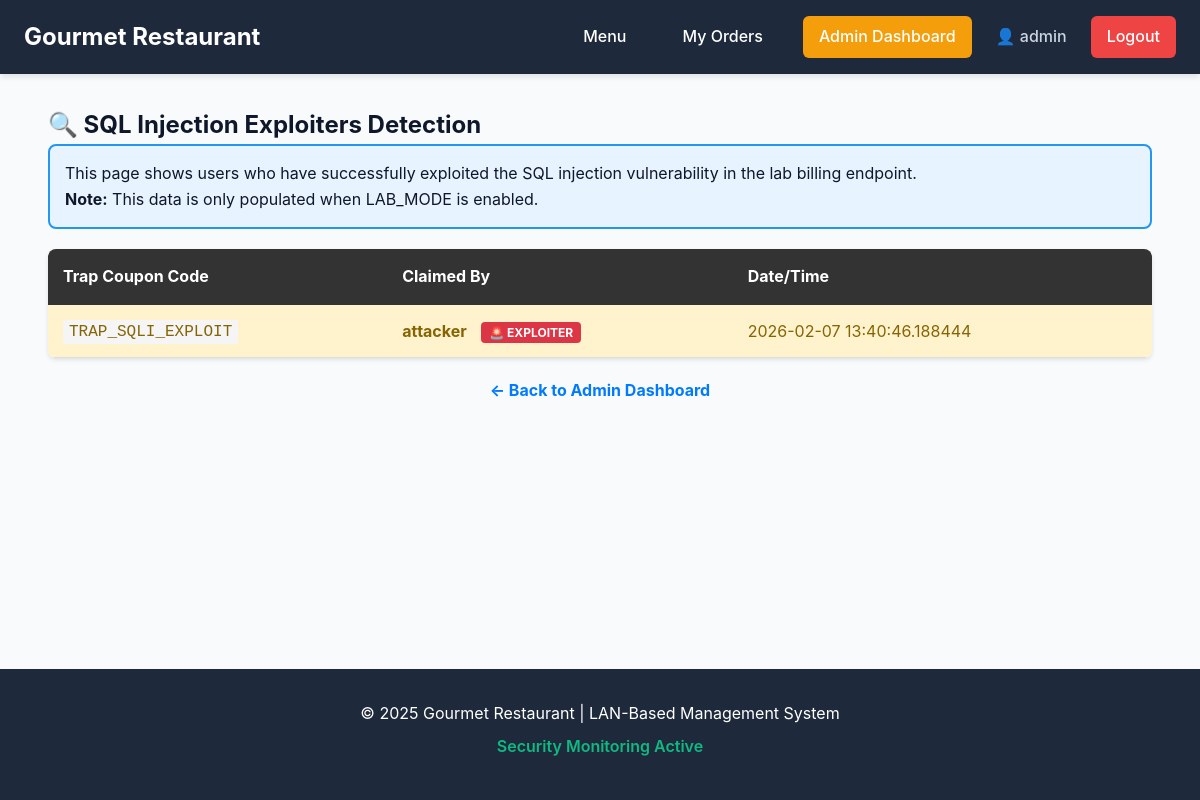
The app's page /admin/exploiters (signed in) with its own data.
### tables this page shows
CREATE TABLE secret_coupons (
            id INTEGER PRIMARY KEY AUTOINCREMENT,
            coupon_code TEXT UNIQUE NOT NULL,
            discount_percentage INTEGER DEFAULT 50,
            is_trap INTEGER DEFAULT 1,
            claimed_by TEXT,
            claimed_at TIMESTAMP,
            created_at TIMESTAMP DEFAULT CURRENT_TIMESTAMP
        );

### restaurant-app/app.py (the view)
@app.route('/admin/exploiters')
@admin_required
def admin_exploiters():
    conn = get_db()
    cursor = conn.cursor()
    cursor.execute(
        "SELECT coupon_code, claimed_by, claimed_at FROM secret_coupons WHERE is_trap = 1 AND claimed_by IS NOT NULL"
    )
    exploiters = cursor.fetchall()
    conn.close()
    log_access('VIEW_EXPLOITER_LOGS', session['username'])
    return render_template('admin_exploiters.html', exploiters=exploiters)

### restaurant-app/app.py (called while the page is built)
def get_db():
    conn = sqlite3.connect(DATABASE)
    conn.row_factory = sqlite3.Row
    return conn

def log_access(action, username=None, details=None):
    ip = request.remote_addr
    msg = f"IP: {ip} | Action: {action}"
    if username:
        msg += f" | User: {username}"
    if details:
        msg += f" | Details: {details}"
    access_logger.info(msg)

def admin_required(f):
    @wraps(f)
    def decorated_function(*args, **kwargs):
        if 'username' not in session:
            log_alert('UNAUTHORIZED_ACCESS', f'Attempted to access {request.path} without login')
            return redirect(url_for('login'))
        conn = get_db()
        cursor = conn.cursor()
        cursor.execute("SELECT role FROM users WHERE username = ?", (session['username'],))
        user = cursor.fetchone()
        conn.close()
        if not user or user['role'] != 'admin':
            log_alert('PRIVILEGE_ESCALATION', f"User {session['username']} attempted to access admin area")
            flash('Unauthorized access. This incident has been logged.', 'error')
            return redirect(url_for('menu'))
        return f(*args, **kwargs)
    return decorated_function

### restaurant-app/templates/admin_exploiters.html (shortened to what this page needs)
{% extends "base.html" %}
{% block content %}
<div class="container">
    <div class="section">
        <h2>🔍 SQL Injection Exploiters Detection</h2>
        <div class="info-box">
            <p>This page shows users who have successfully exploited the SQL injection vulnerability in the lab billing endpoint.</p>
            <p><strong>Note:</strong> This data is only populated when LAB_MODE is enabled.</p>
        </div>
        {% if exploiters %}
        <table class="admin-table">
            <thead>
                <tr>
                    <th>Trap Coupon Code</th>
                    <th>Claimed By</th>
                    <th>Date/Time</th>
                </tr>
            </thead>
            <tbody>
                {% for exploiter in exploiters %}
                <tr class="alert-row">
                    <td><code>{{ exploiter['coupon_code'] }}</code></td>
                    <td>
                        <strong>{{ exploiter['claimed_by'] }}</strong>
                        <span class="alert-badge">🚨 EXPLOITER</span>
                    </td>
                    <td>{{ exploiter['claimed_at'] or 'Unknown' }}</td>
                </tr>
                {% endfor %}
            </tbody>
        </table>
        {% else %}
        <div class="no-data">
            <p>✅ No SQL injection exploiters detected yet.</p>
        </div>
        {% endif %}
        <div class="back-nav">
            <a href="{{ url_for('admin_dashboard') }}" class="btn-link">← Back to Admin Dashboard</a>
        </div>
    </div>
</div>
{% endblock %}

### restaurant-app/static/css/style.css (style rules this page uses)
* { margin: 0; padding: 0; box-sizing: border-box; }
:root { --primary-color: #2563eb; --primary-dark: #1e40af; --primary-light: #3b82f6; --secondary-color: #64748b; --success-color: #10b981; --warning-color: #f59e0b; --danger-color: #ef4444; --dark-bg: #1e293b; --light-bg: #f8fafc; --card-bg: #ffffff; --border-color: #e2e8f0; --text-primary: #0f172a; --text-secondary: #64748b; --login-bg-main: #0B0B0B; --login-card-bg: #141414; --login-primary-btn: #D4AF37; --login-primary-btn-hover: #C9A227; --login-text-main: #FFFFFF; --login-text-muted: #B5B5B5; --login-input-bg: #1E1E1E; --login-input-border: #2F2F2F; --login-placeholder: #7A7A7A; --menu-bg-main: #0B0B0B; --menu-bg-section: #121212; --menu-card-bg: #161616; --gold-primary: #D4AF37; --gold-soft: #C9A227; --gold-muted: rgba(212, 175, 55, 0.35); --text-heading: #FFFFFF; --text-item: #EDEDED; --text-desc: #A8A8A8; --text-price: #D4AF37; --divider-line: rgba(255, 255, 255, 0.08); --card-border: rgba(212, 175, 55, 0.25); --hover-bg: #1E1E1E; --btn-bg: #D4AF37; --btn-text: #0B0B0B; --btn-hover-bg: #C9A227; --orders-bg-main: #0B0B0B; --orders-card-bg: #141414; --orders-shadow: rgba(0, 0, 0, 0.6); --orders-title: #FFFFFF; --orders-subtitle: #9A9A9A; --table-header-bg: #1C1F2E; --table-header-text: #FFFFFF; --table-row-bg: transparent; --table-row-hover: #1E1E1E; --table-row-border: rgba(255, 255, 255, 0.08); --table-text-main: #EDEDED; --table-text-muted: #B0B0B0; --table-time-text: #CFCFCF; --spacing-xs: 0.25rem; --spacing-sm: 0.5rem; --spacing-md: 1rem; --spacing-lg: 1.5rem; --spacing-xl: 2rem; --radius-sm: 0.375rem; --radius-md: 0.5rem; --radius-lg: 0.75rem; --shadow-sm: 0 1px 2px 0 rgba(0, 0, 0, 0.05); --shadow-md: 0 4px 6px -1px rgba(0, 0, 0, 0.1); --shadow-lg: 0 10px 15px -3px rgba(0, 0, 0, 0.1); }
body { font-family: -apple-system, BlinkMacSystemFont, 'Segoe UI', Roboto, 'Helvetica Neue', Arial, sans-serif; line-height: 1.6; color: var(--text-primary); background-color: var(--light-bg); min-height: 100vh; display: flex; flex-direction: column; }
.container { max-width: 1200px; margin: 0 auto; padding: 0 var(--spacing-lg); }
table { width: 100%; border-collapse: collapse; background-color: var(--orders-card-bg); }
thead { background-color: var(--table-header-bg); color: var(--table-header-text); }
th { padding: var(--spacing-md); text-align: left; font-weight: 600; border-bottom: 1px solid var(--table-row-border); }
td { padding: var(--spacing-md); border-bottom: 1px solid var(--table-row-border); color: var(--table-text-main); background-color: var(--table-row-bg); }

### restaurant-app/templates/admin_exploiters.html (style rules this page uses)
.info-box { background-color: #e7f3ff; border: 2px solid #2196F3; border-radius: 8px; padding: 15px; margin-bottom: 20px; }
.admin-table { width: 100%; border-collapse: collapse; background: white; box-shadow: 0 2px 4px rgba(0,0,0,0.1); border-radius: 8px; overflow: hidden; }
.admin-table thead { background-color: #333; color: white; }
.admin-table th { padding: 15px; text-align: left; font-weight: bold; }
.admin-table td { padding: 12px 15px; border-bottom: 1px solid #ddd; }
.alert-row { background-color: #fff3cd; }
.alert-row td { color: #856404; }
.alert-badge { background-color: #dc3545; color: white; padding: 3px 8px; border-radius: 4px; font-size: 12px; font-weight: bold; margin-left: 10px; }
code { background-color: #f5f5f5; padding: 3px 6px; border-radius: 3px; font-family: 'Courier New', monospace; }
.back-nav { margin-top: 20px; text-align: center; }
.btn-link { color: #007bff; text-decoration: none; font-weight: bold; }

### records on screen
secret_coupons: coupon_code "TRAP_SQLI_EXPLOIT", claimed_by "attacker", claimed_at "2026-02-07 13:40:46.188444"

### other values on screen
{{ session.username }} "admin"
